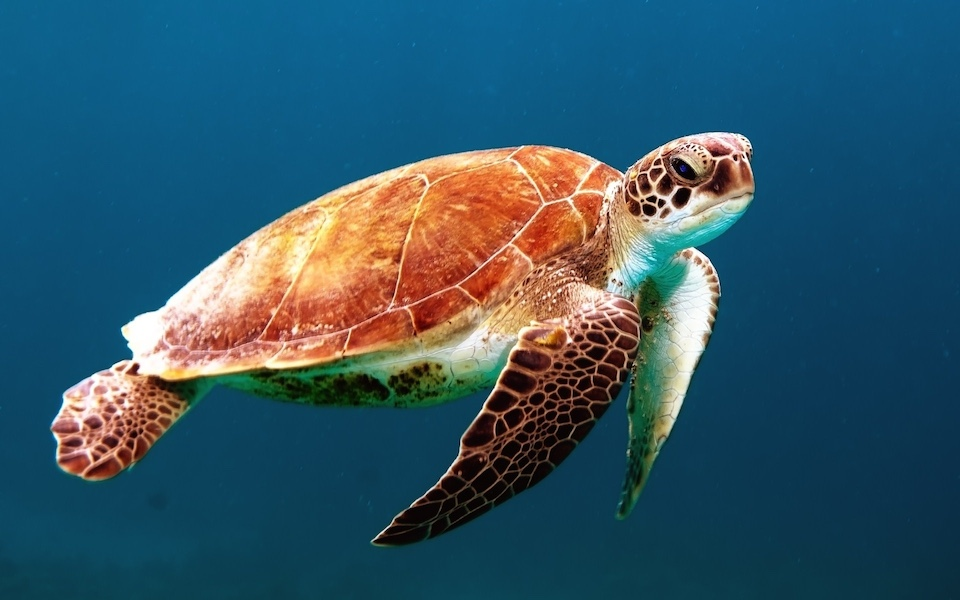
#> input picture documentation/assets/a6a53142-eabf-469a-b10d-6c87e6776120.jpg, 960 x 600 px
$ jupyter execute 2-base-project.ipynb
#> lines starting #> are read from the running program, lines starting #| are printed output that depends on the picture
# Documentation of the project Interaction by Facial Expressions
**Group members:** Lea Krawczyk, Thi Mai Linh Nguyen, Sebastian Vittinghoff

# Base Project (22.11.2023)

## What happened?
In this project phase, we initially dealt with the resources provided to us: the Vue base project and examples of how to use Python and OpenCV. In order to be able to start the first tests, we agreed on a standardized IDE usage and decided on the IDE PyCharm. Our first self-imposed task was to test the use of basic filters such as Blur, Black and White and Invert on various images. In the meantime, we also worked intensively with the detailed [documentation of OpenCV](https://docs.opencv.org/4.8.0/). Our aim was to develop a deeper understanding of the functionalities and their parameters and to establish possible connections to the content of the lectures. Once the filters were in place, we started with the implementation of the base project for the front- and backend. We decided against using the provided Vue base project and therefore had to start from scratch.

## Filters
We have added three different basic filters to apply to the images: Blur, Black and White and Invert. Since this is a prototype we just wanted to showcase what would be possible with our application. Therefore we did not implement any elaborate filters. Even though the filters are not an essential part of our project, using them has helped us to familiarize ourselves with OpenCV and Python.

### Blur
For the blur filter, we used the method [cv2.blur](https://docs.opencv.org/4.8.0/d4/d86/group__imgproc__filter.html#ga8c45db9afe636703801b0b2e440fce37) provided by OpenCV. We only had to find a suitable kernel size.

[cell 1]
import cv2
from matplotlib import pyplot as plt

filename = "./assets/a6a53142-eabf-469a-b10d-6c87e6776120.jpg"
image = cv2.imread(filename)
#> image is the input picture: shape (600, 960, 3); mean B, G, R 102.6, 86.7, 50.6
kernel_size = (10, 10)
image_blur = cv2.blur(image, kernel_size)
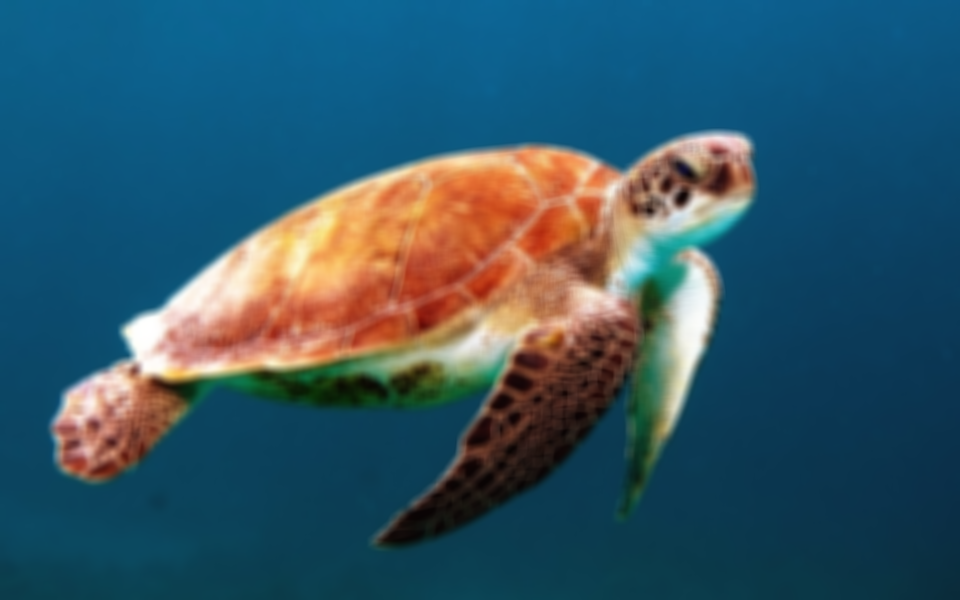
#> image_blur: shape (600, 960, 3); mean B, G, R 102.7, 86.8, 50.6

# The code that follows is purely for plotting purposes.
plt.subplot(1, 2, 1)
plt.title("Image")
plt.axis('off')
plt.imshow(cv2.cvtColor(image, cv2.COLOR_BGR2RGB))

plt.subplot(1, 2, 2)
plt.title("Blur")
plt.axis('off')
plt.imshow(cv2.cvtColor(image_blur, cv2.COLOR_BGR2RGB))
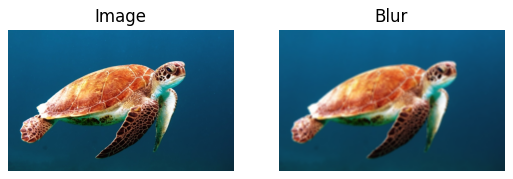
#> figure drawn by matplotlib, 2 panels

### Black and White
For the Black and White filter, we used the [cv2.cvtColor](https://docs.opencv.org/4.8.0/d8/d01/group__imgproc__color__conversions.html#ga397ae87e1288a81d2363b61574eb8cab) method and [cv2.threshold](https://docs.opencv.org/4.8.0/d7/d1b/group__imgproc__misc.html#gae8a4a146d1ca78c626a53577199e9c57) method provided by OpenCV.

With [cv2.cvtColor](https://docs.opencv.org/4.8.0/d8/d01/group__imgproc__color__conversions.html#ga397ae87e1288a81d2363b61574eb8cab), the effect has already been achieved in the broadest sense, as all colors have been converted to corresponding gray values. To improve the effect, we subsequently applied [cv2.threshold](https://docs.opencv.org/4.8.0/d7/d1b/group__imgproc__misc.html#gae8a4a146d1ca78c626a53577199e9c57). Here we opted for the [cv2.THRESH_TOZERO](https://docs.opencv.org/4.8.0/d7/d1b/group__imgproc__misc.html#ggaa9e58d2860d4afa658ef70a9b1115576a0e50a338a4b711a8c48f06a6b105dd98) procedure. The procedure goes through each pixel value and checks whether it is below the set threshold. If this is the case, the checked pixel value is colored black. This allows significantly higher contrast Black and White images to be created than with conversion alone.

[cell 2]
from matplotlib import pyplot as plt
import cv2

filename = "./assets/a6a53142-eabf-469a-b10d-6c87e6776120.jpg"
image = cv2.imread(filename)
image_gray = cv2.cvtColor(image, cv2.COLOR_BGR2GRAY)
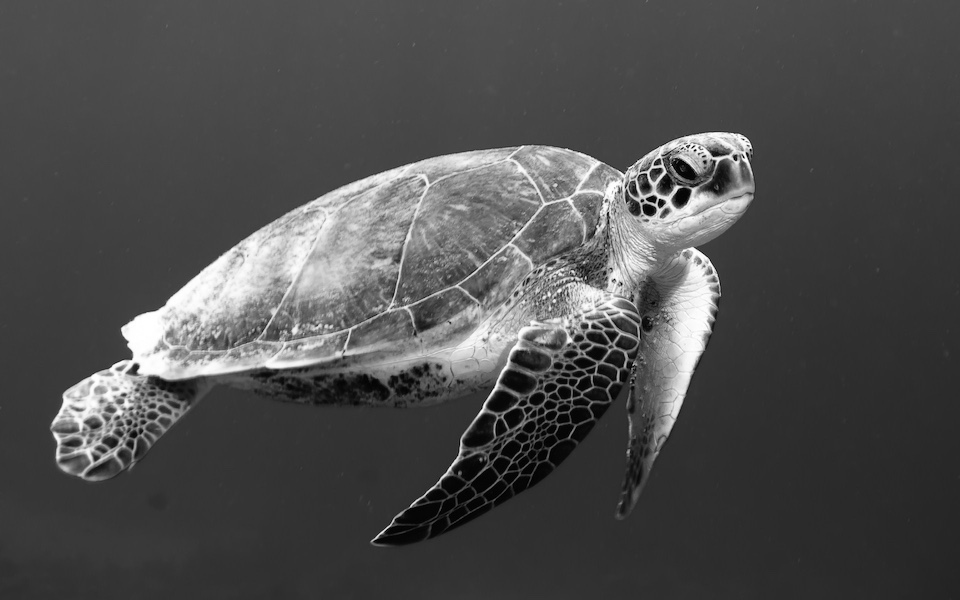
#> image_gray: shape (600, 960); min 0, max 255, mean 77.7
_, image_black_and_white = cv2.threshold(image_gray, 25, 255, cv2.THRESH_TOZERO)

# The code that follows is purely for plotting purposes.
plt.subplot(1, 3, 1)
plt.title("Image")
plt.axis('off')
plt.imshow(cv2.cvtColor(image, cv2.COLOR_BGR2RGB))

plt.subplot(1, 3, 2)
plt.title("Gray")
plt.axis('off')
plt.imshow(cv2.cvtColor(image_gray, cv2.COLOR_BGR2RGB))

plt.subplot(1, 3, 3)
plt.title("Black and White")
plt.axis('off')
plt.imshow(cv2.cvtColor(image_black_and_white, cv2.COLOR_BGR2RGB))
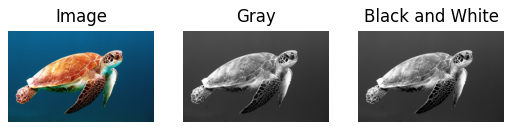
#> figure drawn by matplotlib, 3 panels

### Invert
For the inversion filter, we used the [cv2.bitwise_not](https://docs.opencv.org/4.8.0/d2/de8/group__core__array.html#ga0002cf8b418479f4cb49a75442baee2f) method provided by OpenCV.

[cell 3]
from matplotlib import pyplot as plt
import cv2

filename = "./assets/a6a53142-eabf-469a-b10d-6c87e6776120.jpg"
image = cv2.imread(filename)
image_invert = cv2.bitwise_not(image)
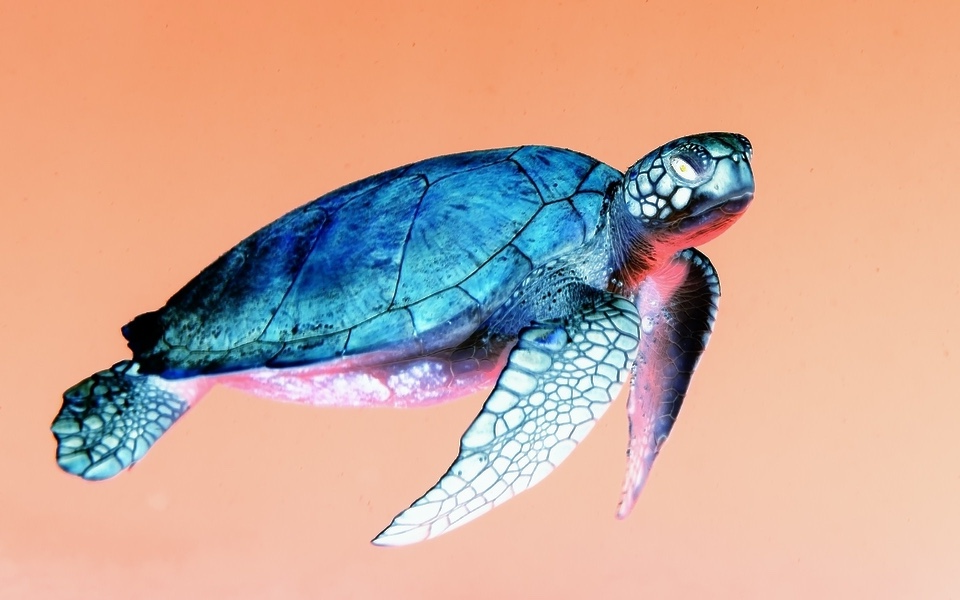
#> image_invert: shape (600, 960, 3); mean B, G, R 152.4, 168.3, 204.4

# The code that follows is purely for plotting purposes.
plt.subplot(1, 2, 1)
plt.title("Image")
plt.axis('off')
plt.imshow(cv2.cvtColor(image, cv2.COLOR_BGR2RGB))

plt.subplot(1, 2, 2)
plt.title("Invert")
plt.axis('off')
plt.imshow(cv2.cvtColor(image_invert, cv2.COLOR_BGR2RGB))
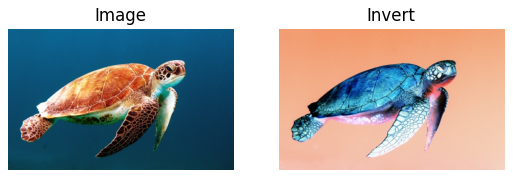
#> figure drawn by matplotlib, 2 panels
